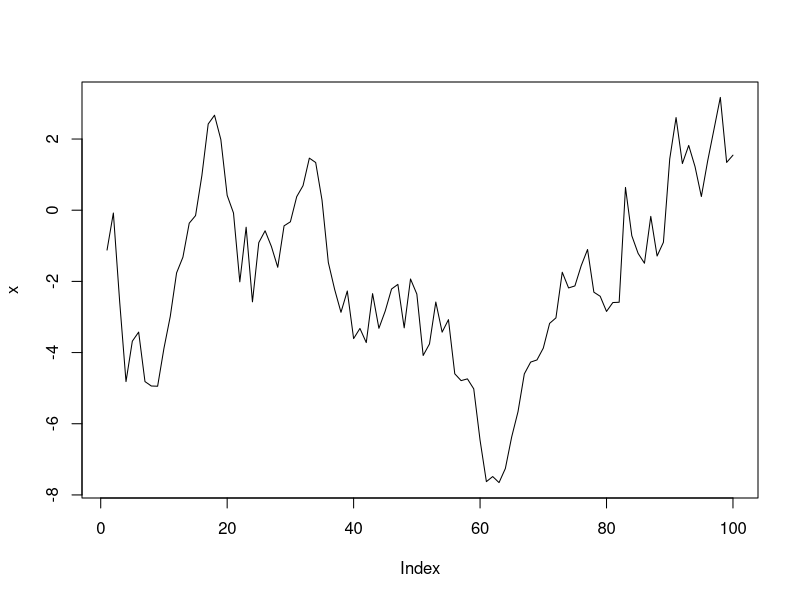

The R source for this figure:
#mesa redonda
#nombre: Livia Khana Chavez Andrade
set.seed(1213)
x <- cumsum(rnorm(100))
mean(x)
plot(x, type = "l")